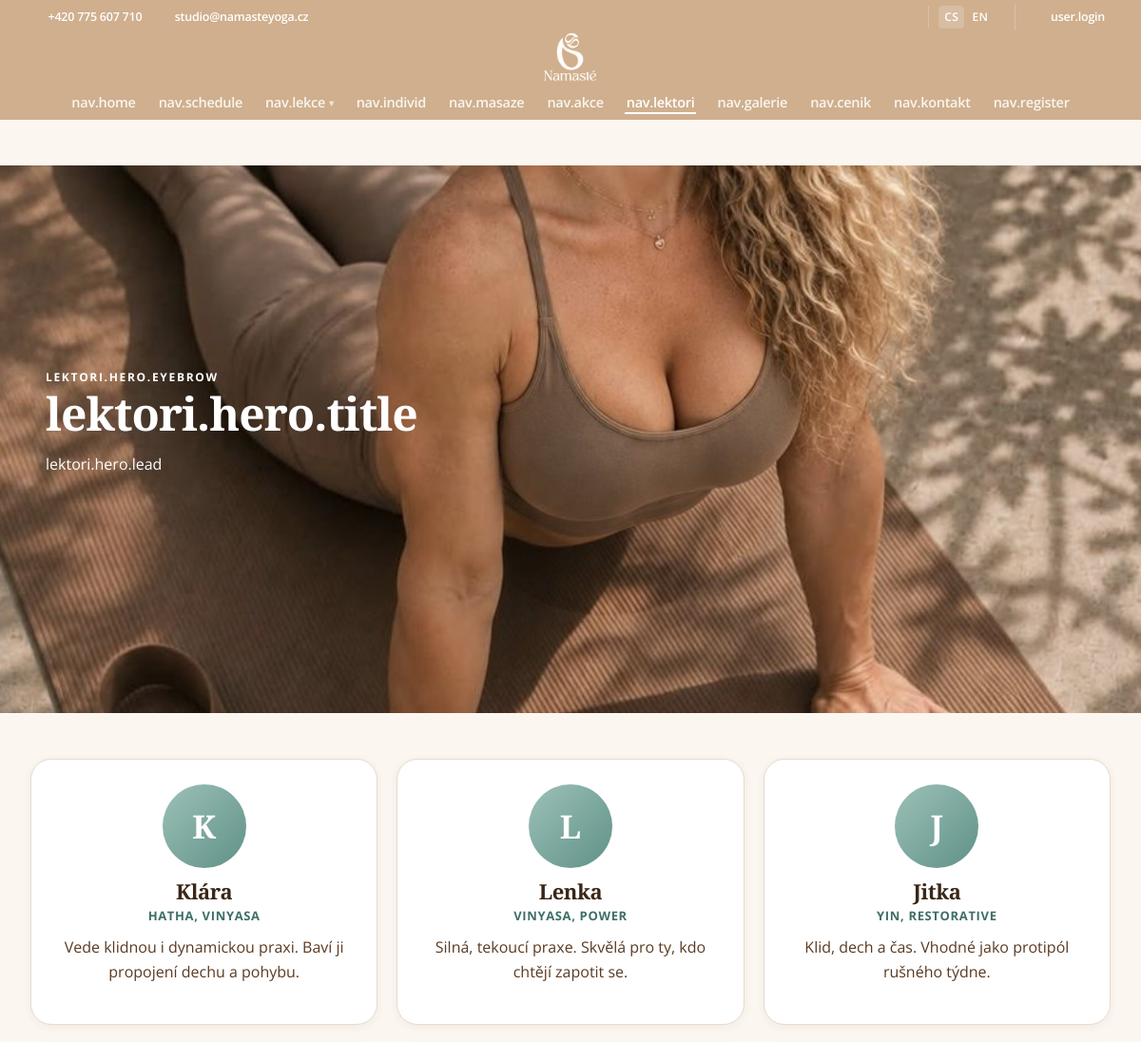
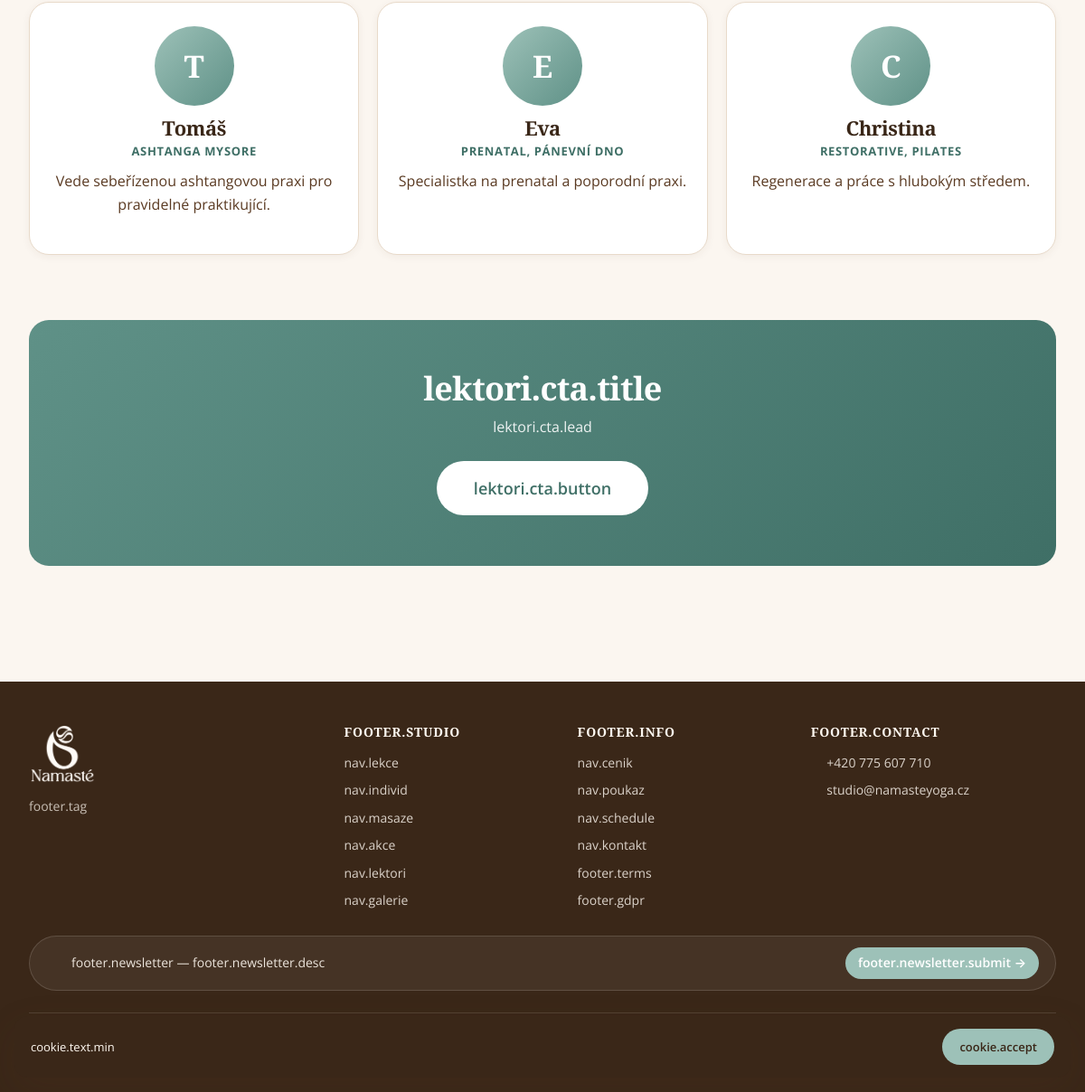
Page /lektori.php on the committed database (2 pictures, top to bottom).
### tables this page shows
CREATE TABLE IF NOT EXISTS `ny_teachers` (
  `id`         INT UNSIGNED NOT NULL AUTO_INCREMENT,
  `name`       VARCHAR(120) NOT NULL,
  `role`       VARCHAR(190) NOT NULL DEFAULT '',
  `bio`        TEXT NULL,
  `sort_order` INT NOT NULL DEFAULT 100,
  `active`     TINYINT(1) NOT NULL DEFAULT 1,
  PRIMARY KEY (`id`)
);

### src/i18n.php (called while the page is built, shortened)
<?php
function ny_langs(): array {
    return ['cs' => 'Čeština', 'en' => 'English'];
}
function ny_lang(): string {
    static $lang = null;
    if ($lang !== null) return $lang;
    $q = strtolower((string)($_GET['lang'] ?? ''));
    $s = $_SESSION['lang'] ?? $_COOKIE['ny_lang'] ?? 'cs';
    $lang = isset(ny_langs()[$s]) ? $s : 'cs';
    return $lang;
}
function ny_load_properties(string $path): array {
    $out = [];
    if (!is_file($path)) return $out;
    return $out;
}
function t(string $key, ...$args): string {
    static $cache = [];
    $lang = ny_lang();
    if (!isset($cache[$lang])) {
        $cache[$lang] = ny_load_properties(__DIR__ . '/../lang/' . $lang . '.properties');
    }
    $val = $cache[$lang][$key] ?? $cache['cs'][$key] ?? $key;
    if ($args) {
        return vsprintf($val, $args);
    }
    return $val;
}

### src/db.php (called while the page is built, shortened)
<?php
function ny_config(): array {
    static $cfg = null;
    if ($cfg === null) {
        $cfg = require __DIR__ . '/../config.php';
    }
    return $cfg;
}
function ny_db(): PDO {
    static $pdo = null;
    if ($pdo !== null) {
        return $pdo;
    }
    $c = ny_config()['db'];
    $dsn = sprintf(
        'mysql:host=%s;port=%d;dbname=%s;charset=%s',
        $c['host'], (int)$c['port'], $c['name'], $c['charset']
    );
    $pdo = new PDO($dsn, $c['user'], $c['pass'], [
        PDO::ATTR_ERRMODE            => PDO::ERRMODE_EXCEPTION,
        PDO::ATTR_DEFAULT_FETCH_MODE => PDO::FETCH_ASSOC,
        PDO::ATTR_EMULATE_PREPARES   => false,
    ]);
    return $pdo;
}
function ny_settings_defaults(): array {
    return [
        'site_name'     => 'Studio Namasté',
        'site_url'      => '',
        'phone'         => '+420 775 607 710',
        'email'         => 'studio@namasteyoga.cz',
        'address'       => 'Studio Namasté, Uherský Brod',
        'opening'       => 'Otevřeno po celý týden podle rozvrhu',
        'facebook_url'  => '',
        'instagram_url' => '',
        'youtube_url'   => '',
        'map_lat'       => '49.0255',
        'map_lon'       => '17.6512',
        'map_zoom'      => '15',
        'ga_id'         => '',
        'recaptcha_site'   => '',
        'recaptcha_secret' => '',
        'mail_from'        => 'no-reply@namasteyoga.cz',
        'mail_admin'       => '',
        'reminder_hours'   => '24',
        'cron_key'         => '',
        'bank_account_number'    => '',
        'bank_iban'              => '',
        'bank_holder'            => '',
        'voucher_validity_months'=> '2',
        'cenik_open_1_amount'    => '',
        'cenik_open_2_amount'    => '',
        'cenik_open_2_attempts'  => '10',
        'cenik_open_3_amount'    => '',
        'cenik_open_3_attempts'  => '20',
        'cenik_massage_1_price'  => '',
        'cenik_massage_2_price'  => '',
        'cenik_massage_3_price'  => '',
        'cenik_massage_4_price'  => '',
        'cenik_massage_5_price'  => '',
        'poukaz_variant_1_price' => '',
        'poukaz_variant_2_price' => '',
        'poukaz_variant_3_price' => '',
        'poukaz_variant_4_price' => '',
        'individ_prices_1_amount' => '',
        'individ_prices_2_amount' => '',
        'individ_prices_3_amount' => '',
    ];
}
function ny_settings_all(bool $refresh = false): array {
    static $cache = null;
    if ($cache !== null && !$refresh) return $cache;
    $pdo = ny_db();
    try {
        $rows = $pdo->query('SELECT k, v FROM ny_settings')->fetchAll();
    } catch (PDOException $e) {
        $pdo->exec(
            'CREATE TABLE IF NOT EXISTS ny_settings (
                k VARCHAR(64) NOT NULL,
                v TEXT NULL,
                PRIMARY KEY (k)
             ) ENGINE=InnoDB DEFAULT CHARSET=utf8mb4 COLLATE=utf8mb4_unicode_ci'
        );
        $rows = [];
    }
    $out = ny_settings_defaults();
    foreach ($rows as $r) {
        $out[$r['k']] = (string)$r['v'];
    }
    $missing = array_diff_key(ny_settings_defaults(), array_flip(array_column($rows, 'k')));
    if ($missing) {
        $ins = $pdo->prepare('INSERT IGNORE INTO ny_settings (k, v) VALUES (?, ?)');
        foreach ($missing as $k => $v) $ins->execute([$k, $v]);
    }
    return $cache = $out;
}
function ny_setting(string $key, string $default = ''): string {
    $all = ny_settings_all();
    return $all[$key] ?? $default;
}
function ny_settings_save(array $values): void {
    ny_settings_all(true);
}
function ny_ensure_content_tables(): void {
    $pdo = ny_db();
    $pdo->exec(
        'CREATE TABLE IF NOT EXISTS ny_teachers (
            id          INT UNSIGNED NOT NULL AUTO_INCREMENT,
            name        VARCHAR(120) NOT NULL,
            role        VARCHAR(190) NOT NULL DEFAULT "",
            bio         TEXT NULL,
            photo       VARCHAR(190) NOT NULL DEFAULT "",
            sort_order  INT NOT NULL DEFAULT 100,
            active      TINYINT(1) NOT NULL DEFAULT 1,
            PRIMARY KEY (id)
         ) ENGINE=InnoDB DEFAULT CHARSET=utf8mb4 COLLATE=utf8mb4_unicode_ci'
    );
    $hasPhoto = (int)$pdo->query(
        "SELECT COUNT(*) FROM INFORMATION_SCHEMA.COLUMNS
          WHERE TABLE_SCHEMA = DATABASE()
            AND TABLE_NAME   = 'ny_teachers'
            AND COLUMN_NAME  = 'photo'"
    )->fetchColumn();
    if ($hasPhoto === 0) {
        $pdo->exec('ALTER TABLE ny_teachers ADD COLUMN photo VARCHAR(190) NOT NULL DEFAULT "" AFTER bio');
    }
    $hasAvatar = (int)$pdo->query(
        "SELECT COUNT(*) FROM INFORMATION_SCHEMA.COLUMNS
          WHERE TABLE_SCHEMA = DATABASE()
            AND TABLE_NAME   = 'ny_users'
            AND COLUMN_NAME  = 'avatar'"
    )->fetchColumn();
    if ($hasAvatar === 0) {
        $pdo->exec('ALTER TABLE ny_users ADD COLUMN avatar VARCHAR(190) NOT NULL DEFAULT "" AFTER phone');
    }
    $hasLastLogin = (int)$pdo->query(
        "SELECT COUNT(*) FROM INFORMATION_SCHEMA.COLUMNS
          WHERE TABLE_SCHEMA = DATABASE()
            AND TABLE_NAME   = 'ny_users'
            AND COLUMN_NAME  = 'last_login_at'"
    )->fetchColumn();
    if ($hasLastLogin === 0) {
        $pdo->exec('ALTER TABLE ny_users ADD COLUMN last_login_at DATETIME NULL AFTER avatar');
    }
    $pdo->exec(
        'CREATE TABLE IF NOT EXISTS ny_massages (
            id          INT UNSIGNED NOT NULL AUTO_INCREMENT,
            name        VARCHAR(190) NOT NULL,
            duration    VARCHAR(60)  NOT NULL DEFAULT "",
            price       VARCHAR(60)  NOT NULL DEFAULT "",
            description TEXT NULL,
            sort_order  INT NOT NULL DEFAULT 100,
            active      TINYINT(1) NOT NULL DEFAULT 1,
            PRIMARY KEY (id)
         ) ENGINE=InnoDB DEFAULT CHARSET=utf8mb4 COLLATE=utf8mb4_unicode_ci'
    );
    $pdo->exec(
        'CREATE TABLE IF NOT EXISTS ny_categories (
            slug        VARCHAR(40)  NOT NULL,
            label       VARCHAR(120) NOT NULL,
            description TEXT NULL,
            sort_order  INT NOT NULL DEFAULT 100,
            active      TINYINT(1) NOT NULL DEFAULT 1,
            PRIMARY KEY (slug)
         ) ENGINE=InnoDB DEFAULT CHARSET=utf8mb4 COLLATE=utf8mb4_unicode_ci'
    );
    $pdo->exec(
        'CREATE TABLE IF NOT EXISTS ny_newsletter_subscribers (
            id           INT UNSIGNED NOT NULL AUTO_INCREMENT,
            email        VARCHAR(190) NOT NULL,
            name         VARCHAR(120) NOT NULL DEFAULT "",
            token        CHAR(32)     NOT NULL,
            confirmed_at DATETIME NULL,
            unsubscribed_at DATETIME NULL,
            source       VARCHAR(40)  NOT NULL DEFAULT "footer",
            created_at   DATETIME NOT NULL DEFAULT CURRENT_TIMESTAMP,
            PRIMARY KEY (id),
            UNIQUE KEY email (email),
            KEY token (token)
         ) ENGINE=InnoDB DEFAULT CHARSET=utf8mb4 COLLATE=utf8mb4_unicode_ci'
    );
    $pdo->exec(
        'CREATE TABLE IF NOT EXISTS ny_password_resets (
            id          INT UNSIGNED NOT NULL AUTO_INCREMENT,
            user_id     INT UNSIGNED NOT NULL,
            token_hash  CHAR(64)     NOT NULL,
            expires_at  DATETIME     NOT NULL,
            used_at     DATETIME NULL,
            created_at  DATETIME NOT NULL DEFAULT CURRENT_TIMESTAMP,
            PRIMARY KEY (id),
            UNIQUE KEY token_hash (token_hash),
            KEY user_id (user_id)
         ) ENGINE=InnoDB DEFAULT CHARSET=utf8mb4 COLLATE=utf8mb4_unicode_ci'
    );
    $pdo->exec(
        'CREATE TABLE IF NOT EXISTS ny_vouchers (
            id           INT UNSIGNED NOT NULL AUTO_INCREMENT,
            code         VARCHAR(32) NOT NULL,
            buyer_name   VARCHAR(160) NOT NULL DEFAULT "",
            buyer_email  VARCHAR(190) NOT NULL DEFAULT "",
            for_whom     VARCHAR(160) NOT NULL DEFAULT "",
            amount_czk   INT NOT NULL DEFAULT 0,
            amount_raw   VARCHAR(80) NOT NULL DEFAULT "",
            message      TEXT NULL,
            status       ENUM("pending","paid","issued","redeemed","cancelled") NOT NULL DEFAULT "pending",
            valid_until  DATE NULL,
            note         TEXT NULL,
            created_at   DATETIME NOT NULL DEFAULT CURRENT_TIMESTAMP,
            updated_at   DATETIME NOT NULL DEFAULT CURRENT_TIMESTAMP ON UPDATE CURRENT_TIMESTAMP,
            issued_at    DATETIME NULL,
            PRIMARY KEY (id),
            UNIQUE KEY code (code),
            KEY status (status)
         ) ENGINE=InnoDB DEFAULT CHARSET=utf8mb4 COLLATE=utf8mb4_unicode_ci'
    );
    $pdo->exec(
        'CREATE TABLE IF NOT EXISTS ny_gallery (
            id          INT UNSIGNED NOT NULL AUTO_INCREMENT,
            section     VARCHAR(40)  NOT NULL DEFAULT "studio",
            title       VARCHAR(190) NOT NULL DEFAULT "",
            alt         VARCHAR(190) NOT NULL DEFAULT "",
            file        VARCHAR(190) NOT NULL,
            sort_order  INT NOT NULL DEFAULT 100,
            active      TINYINT(1) NOT NULL DEFAULT 1,
            created_at  DATETIME NOT NULL DEFAULT CURRENT_TIMESTAMP,
            PRIMARY KEY (id),
            KEY section (section, sort_order)
         ) ENGINE=InnoDB DEFAULT CHARSET=utf8mb4 COLLATE=utf8mb4_unicode_ci'
    );
    $pdo->exec(
        'CREATE TABLE IF NOT EXISTS ny_gallery_albums (
            slug        VARCHAR(40)  NOT NULL,
            label       VARCHAR(120) NOT NULL,
            description TEXT NULL,
            sort_order  INT NOT NULL DEFAULT 100,
            is_public   TINYINT(1) NOT NULL DEFAULT 1,
            PRIMARY KEY (slug)
         ) ENGINE=InnoDB DEFAULT CHARSET=utf8mb4 COLLATE=utf8mb4_unicode_ci'
    );
    $pdo->exec(
        'CREATE TABLE IF NOT EXISTS ny_events (
            id            INT UNSIGNED NOT NULL AUTO_INCREMENT,
            slug          VARCHAR(80)  NOT NULL,
            title         VARCHAR(190) NOT NULL,
            subtitle      VARCHAR(255) NOT NULL DEFAULT "",
            summary       TEXT NULL,
            body          LONGTEXT NULL,
            image         VARCHAR(190) NOT NULL DEFAULT "",
            event_date    DATE NULL,
            event_time    VARCHAR(60)  NOT NULL DEFAULT "",
            location      VARCHAR(190) NOT NULL DEFAULT "",
            price         VARCHAR(80)  NOT NULL DEFAULT "",
            cta_label     VARCHAR(80)  NOT NULL DEFAULT "",
            cta_url       VARCHAR(255) NOT NULL DEFAULT "",
            sort_order    INT NOT NULL DEFAULT 100,
            is_published  TINYINT(1) NOT NULL DEFAULT 1,
            created_at    DATETIME NOT NULL DEFAULT CURRENT_TIMESTAMP,
            updated_at    DATETIME NOT NULL DEFAULT CURRENT_TIMESTAMP ON UPDATE CURRENT_TIMESTAMP,
            PRIMARY KEY (id),
            UNIQUE KEY slug (slug),
            KEY event_date (event_date)
         ) ENGINE=InnoDB DEFAULT CHARSET=utf8mb4 COLLATE=utf8mb4_unicode_ci'
    );
    if (ny_setting('events_seeded', '') !== '1') {
        $evDir = __DIR__ . '/../assets/events';
        if (!is_dir($evDir)) @mkdir($evDir, 0755, true);
        $puppySrc = __DIR__ . '/../assets/puppy.png';
        $puppyDst = $evDir . '/puppy.png';
        if (is_file($puppySrc) && !is_file($puppyDst)) @copy($puppySrc, $puppyDst);
        $exists = (int)$pdo->query("SELECT COUNT(*) FROM ny_events WHERE slug = 'puppy-vibe'")->fetchColumn();
        if ($exists === 0) {
            $body = "<p>Puppy &amp; štěněcí vibe jsou lekce jógy a pilates, které kombinují klidný pohyb, dech a nekonečnou dávku roztomilé přítomnosti čtyřnohých parťáků. Cvičíte v příjemné atmosféře studia, mezi sériemi se protahujete se štěňátky, koťátky nebo vlastními mazlíčky a odcházíte s úsměvem od ucha k uchu.</p>"
                 . "<p>Není potřeba žádná předchozí zkušenost – lekce vedeme pro začátečníky i pokročilé a přizpůsobujeme je náladě skupiny i zvířat. Chováme se k nim ohleduplně: pauzy, pití a mazlení jsou přirozenou součástí každé lekce.</p>"
                 . "<h3>Proč si lekce zamilujete</h3>"
                 . "<ul>"
                 . "<li><strong>Uvolnění stresu</strong> – mazlení a přítomnost zvířat prokazatelně snižují hladinu kortizolu.</li>"
                 . "<li><strong>Pohyb bez tlaku</strong> – lekce jsou vedeny s citem, s prostorem pro smích i pauzy na hlazení.</li>"
                 . "<li><strong>Setkání s podobně naladěnými lidmi</strong> – sejde se parta, která má ráda zvířata i chvíli pro sebe.</li>"
                 . "<li><strong>Zážitek, ne jen lekce</strong> – odnesete si fotky, vzpomínky a pocit, že jste udělali něco jen pro sebe.</li>"
                 . "</ul>";
            $pdo->prepare(
                'INSERT INTO ny_events (slug, title, subtitle, summary, body, image, event_time, cta_label, cta_url, sort_order, is_published)
                 VALUES (?, ?, ?, ?, ?, ?, ?, ?, ?, ?, 1)'
            )->execute([
                'puppy-vibe',
                'Puppy & štěněcí vibe',
                'Místo, kde stres končí a skutečná radost začíná',
                'Lekce jógy a pilates se štěňátky, koťátky a vlastními mazlíčky ve studiu Namasté v Uherském Brodě.',
                $body,
                'puppy.png',
                'Dle rozpisu, 60–75 min',
                'Mám zájem',
                'kontakt.php',
                10,
            ]);
        }
        ny_settings_save(['events_seeded' => '1']);
    }
    if (ny_setting('home_promo_seeded', '') !== '1') {
        ny_settings_save(['home_promo_seeded' => '1']);
    }
}
function ny_teachers_active(): array {
    ny_ensure_content_tables();
    return ny_db()->query('SELECT * FROM ny_teachers WHERE active = 1 ORDER BY sort_order, name')->fetchAll();
}

### lektori.php (the view, shortened to what this page needs)
<?php
require __DIR__ . '/src/layout.php';
$teachers = ny_teachers_active();
?>
<section class="page-hero-media page-hero-media--bg" style="background-image: url('assets/banners/lektori_namasteyoga.cz.jpg');" role="img" aria-label="<?= e(t('lektori.hero.title')) ?>">
    <div class="page-hero-media-body">
        <div class="eyebrow"><?= e(t('lektori.hero.eyebrow')) ?></div>
        <h1 class="page-title"><?= e(t('lektori.hero.title')) ?></h1>
        <p class="page-lead page-lead--start">
            <?= e(t('lektori.hero.lead')) ?>
        </p>
    </div>
</section>
<?php if (!$teachers): ?>
    <p class="hint"><?= e(t('lektori.empty')) ?></p>
<?php else: ?>
<div class="teacher-grid">
    <?php foreach ($teachers as $t): ?>
        <article class="teacher-card">
            <?php if (!empty($t['photo'])): ?>
                <div class="teacher-avatar has-photo">
                    <img src="assets/teachers/<?= e(rawurlencode($t['photo'])) ?>" alt="<?= e((string)$t['name']) ?>" loading="lazy">
                </div>
            <?php else: ?>
                <div class="teacher-avatar" aria-hidden="true"><?= e(mb_substr((string)$t['name'], 0, 1)) ?></div>
            <?php endif; ?>
            <h3 class="teacher-name"><?= e((string)$t['name']) ?></h3>
            <?php if (!empty($t['role'])): ?>
                <div class="teacher-role"><?= e((string)$t['role']) ?></div>
            <?php endif; ?>
            <?php if (!empty($t['bio'])): ?>
                <p class="teacher-bio"><?= e((string)$t['bio']) ?></p>
            <?php endif; ?>
        </article>
    <?php endforeach; ?>
</div>
<?php endif; ?>
<section class="cta-band">
    <div class="cta-inner">
        <h2><?= e(t('lektori.cta.title')) ?></h2>
        <p><?= e(t('lektori.cta.lead')) ?></p>
        <a class="btn btn-primary btn-lg" href="rezervace.php"><?= e(t('lektori.cta.button')) ?></a>
    </div>
</section>

### rows in the picture
ny_teachers: name "K", name "Klára", role "HATHA, VINYASA", bio "Vede klidnou i dynamickou praxi. Baví ji propojení dechu a pohybu."
ny_teachers: name "L", name "Lenka", role "VINYASA, POWER", bio "Silná, tekoucí praxe. Skvělá pro ty, kdo chtějí zapotit se."
ny_teachers: name "J", name "Jitka", role "YIN, RESTORATIVE", bio "Klid, dech a čas. Vhodné jako protipól rušného týdne."
ny_teachers: name "T", name "Tomáš", role "ASHTANGA MYSORE", bio "Vede sebeřízenou ashtangovou praxi pro pravidelné praktikující."
ny_teachers: name "E", name "Eva", role "PRENATAL, PÁNEVNÍ DNO", bio "Specialistka na prenatal a poporodní praxi."
ny_teachers: name "C", name "Christina", role "RESTORATIVE, PILATES", bio "Regenerace a práce s hlubokým středem."

### other values in the picture
$lc "CS"
$lc "EN"
t('user.login') "user.login"
t('nav.home') "nav.home"
t('nav.schedule') "nav.schedule"
t('nav.lekce') "nav.lekce"
t('nav.individ') "nav.individ"
t('nav.masaze') "nav.masaze"
t('nav.akce') "nav.akce"
t('nav.lektori') "nav.lektori"
t('nav.galerie') "nav.galerie"
t('nav.cenik') "nav.cenik"
t('nav.kontakt') "nav.kontakt"
t('nav.register') "nav.register"
t('lektori.hero.eyebrow') "LEKTORI.HERO.EYEBROW"
